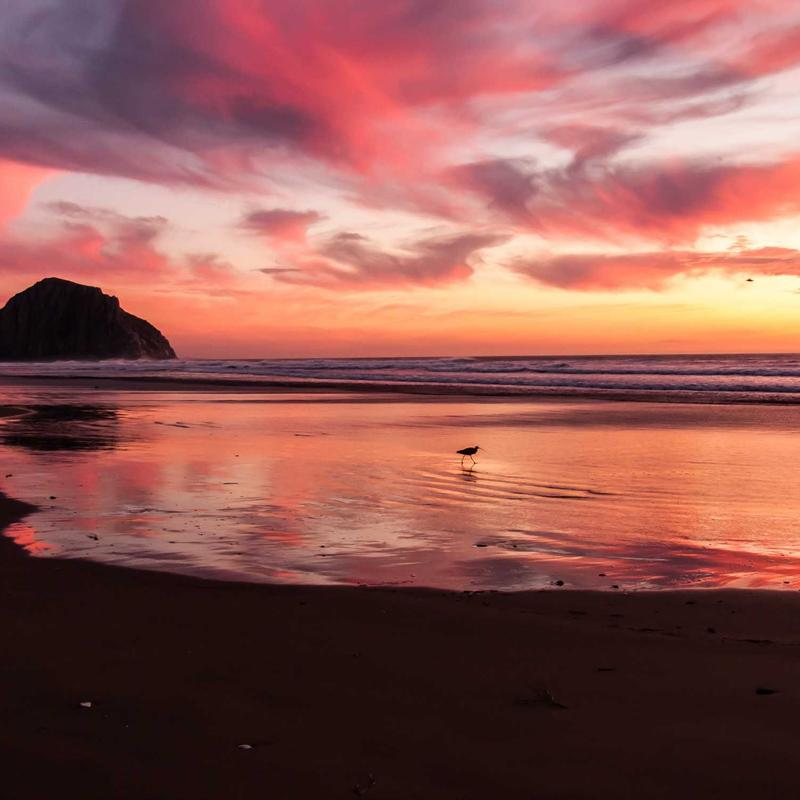
#> input picture Sukuna.jpeg, 800 x 800 px; its folder holds 8 pictures in this run
$ python lab01.py
#> lines starting #> are read from the running program, lines starting #| are printed output that depends on the picture; after the words box and inside, x2 and y2 are one past the last pixel; in counts of white or black regions, pixels touching at a corner belong together
# Lab 01 Tasks Implementation

# Part 1: Environment Setup & Validation
# 1.1 Installation
# Uncomment and run the following lines if you are in a Jupyter Notebook:
# %pip install opencv-python
# %pip install matplotlib
# %pip install pandas numpy

# 1.2 Import & Validate
import cv2
import matplotlib.pyplot as plt

# Patch plt.show to save images instead of hanging in the background
_old_show = plt.show
_fig_counter = 1
def _new_show(*args, **kwargs):
    global _fig_counter
    filename = f"task_output_fig_{_fig_counter}.png"
    plt.savefig(filename)
    print(f"Saved figure to {filename}")
    _fig_counter += 1
plt.show = _new_show

import numpy as np
import pandas as pd

def validate_environment():
    """Validates if the required libraries are imported successfully."""
    print("Environment Validation:")
    print(f"OpenCV Version: {cv2.__version__}")
    print(f"NumPy Version: {np.__version__}")
    print(f"Pandas Version: {pd.__version__}")
    print("Matplotlib is ready.")
    print("-" * 30)

# ==========================================
# Part 2: Python Data Structures & Logic
# ==========================================

# Task 1: Object-Oriented Grocery Manager
class GroceryManager:
    """Manages a grocery list with items, quantities, and prices."""

    def __init__(self):
        # Store items as a dictionary where key is item name,
        # and value is a dictionary with 'quantity' and 'price'.
        self.grocery_list = {}

    def add_item(self, item, quantity, price):
        """Adds an item to the grocery list or updates it if it exists."""
        if item in self.grocery_list:
            self.grocery_list[item]['quantity'] += quantity
            self.grocery_list[item]['price'] = price
        else:
            self.grocery_list[item] = {'quantity': quantity, 'price': price}
        print(f"Added {quantity}x {item} at ${price:.2f} each.")

    def remove_item(self, item):
        """Removes an item from the list, handling errors if the item doesn't exist."""
        try:
            del self.grocery_list[item]
            print(f"Removed {item} from the grocery list.")
        except KeyError:
            print(f"Error: Cannot remove '{item}'. It does not exist in the list.")

    def view_list(self):
        """Displays all items in the grocery list."""
        if not self.grocery_list:
            print("The grocery list is empty.")
            return

        print("\n--- Grocery List ---")
        for item, details in self.grocery_list.items():
            qty = details['quantity']
            price = details['price']
            print(f"{item.capitalize()}: {qty} units @ ${price:.2f} each")
        print("--------------------")

    def calculate_total(self):
        """Computes and returns the total cost of all items."""
        total = 0.0
        for details in self.grocery_list.values():
            total += details['quantity'] * details['price']
        print(f"Total Cost: ${total:.2f}")
        return total


# Task 2: Advanced Student Record System
# Build a nested dictionary-based record system
student_records = {
    101: {'Name': 'Alice', 'Major': 'Computer Science', 'Grades': [85, 90, 92]},
    102: {'Name': 'Bob', 'Major': 'Mathematics', 'Grades': [78, 81, 79]},
    103: {'Name': 'Charlie', 'Major': 'Computer Science', 'Grades': [95, 98, 99]},
    104: {'Name': 'Diana', 'Major': 'Physics', 'Grades': [88, 85, 91]}
}

def get_top_student(records):
    """Returns the name of the student with the highest average grade."""
    top_student = None
    highest_avg = -1

    for student_id, info in records.items():
        grades = info['Grades']
        avg_grade = sum(grades) / len(grades) if grades else 0
        if avg_grade > highest_avg:
            highest_avg = avg_grade
            top_student = info['Name']

    return top_student

def search_by_major(records, major):
    """Prints all students enrolled in the given major."""
#> called with major = 'Computer Science'
    print(f"\nStudents majoring in {major}:")
    found = False
    for student_id, info in records.items():
        if info['Major'].lower() == major.lower():
            print(f"- {info['Name']}")
            found = True
    if not found:
        print("No students found in this major.")


# ==========================================
# Part 3: Core Computer Vision & Matplotlib
# ==========================================

# NOTE: For these tasks to work, you need to provide valid image paths.
# We will use placeholder paths like 'image1.jpg'. Please replace them with actual images.

# Task 3: Safe Image Loading & RGB Visualization
def safe_image_loading(image_path='Sukuna.jpeg'):
    """Loads an image safely and visualizes it in RGB."""
#> called with image_path = 'Sukuna.jpeg'
    # Load an image
    image = cv2.imread(image_path)
#> image is the input picture: shape (800, 800, 3); mean B, G, R 82.2, 87.6, 144

    # Implement a safety check
    if image is None:
        print(f"Error: Image not found at path '{image_path}'. Skipping Task 3.")
        return

    # Convert from BGR to RGB
    image_rgb = cv2.cvtColor(image, cv2.COLOR_BGR2RGB)

    # Set up plot and hide axes
    plt.figure(figsize=(8, 6))
    plt.axis('off')

    # Display image with formatted title
    plt.imshow(image_rgb)
    plt.title('King of Curses - Ryomen Sukuna', fontsize=16, color='darkred', pad=15)
    plt.show()


# Task 4: Interactive Geometry & Blank Canvas
def draw_geometry():
    """Creates a blank canvas and draws concentric circles and a bounding box."""
    # Create an 800x800 blank black image
    canvas = np.zeros((800, 800, 3), dtype=np.uint8)

    center = (400, 400)
    colors = [(255, 0, 0), (0, 255, 0), (0, 0, 255), (255, 255, 0), (0, 255, 255)]

    # Draw 5 concentric circles of alternating colors
    max_radius = 250
    for i in range(5):
        radius = max_radius - (i * 50)
        cv2.circle(canvas, center, radius, colors[i % len(colors)], thickness=-1)

    # Add a bounding box around the outermost circle
    top_left = (center[0] - max_radius, center[1] - max_radius)
    bottom_right = (center[0] + max_radius, center[1] + max_radius)
    cv2.rectangle(canvas, top_left, bottom_right, (255, 255, 255), thickness=5)
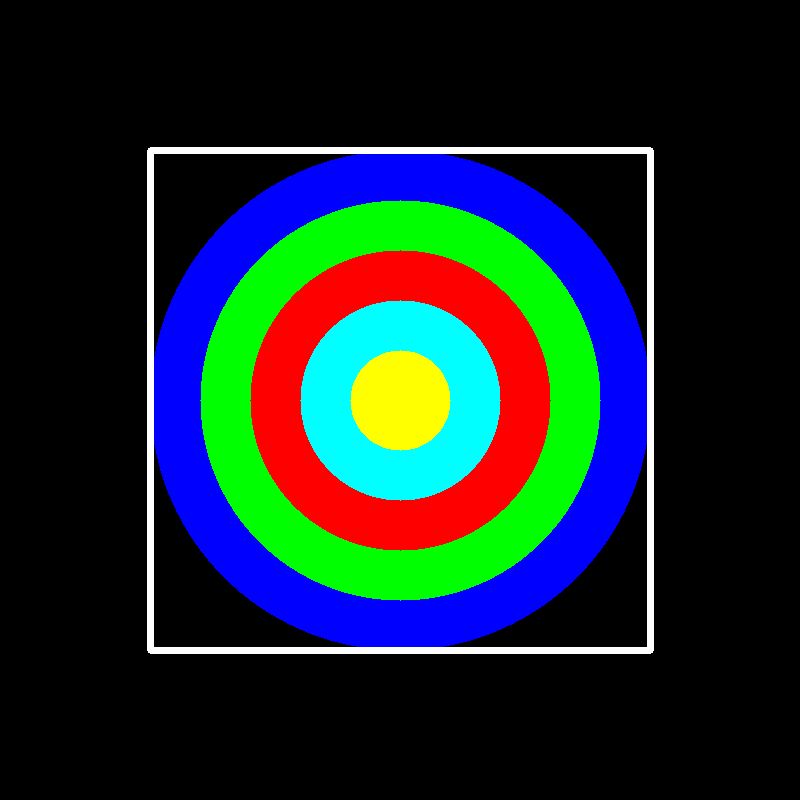
#> canvas: shape (800, 800, 3); mean of channels 0, 1, 2 42.8, 40, 24.3; drawn as B, G, R

    # Calculate and print the exact center coordinates
    # Center formula: ((x1 + x2) / 2, (y1 + y2) / 2)
    center_calc = ((top_left[0] + bottom_right[0]) // 2, (top_left[1] + bottom_right[1]) // 2)
    print(f"\nTask 4: The exact center coordinates of the canvas bounding box are {center_calc}")

    # Display the result
    plt.figure(figsize=(6, 6))
    plt.imshow(canvas) # Canvas is already BGR and colors given as RGB for pyplot
    plt.axis('off')
    plt.title('Target Board with Bounding Box')
    plt.show()


# Task 5: Advanced Blurring & NumPy ROI Extraction
def blur_and_roi(image_path='high_res.jpg'):
    """Applies heavy blur and extracts ROIs from original and blurred images."""
#> called with image_path = 'high_res.jpg'
    image = cv2.imread(image_path)
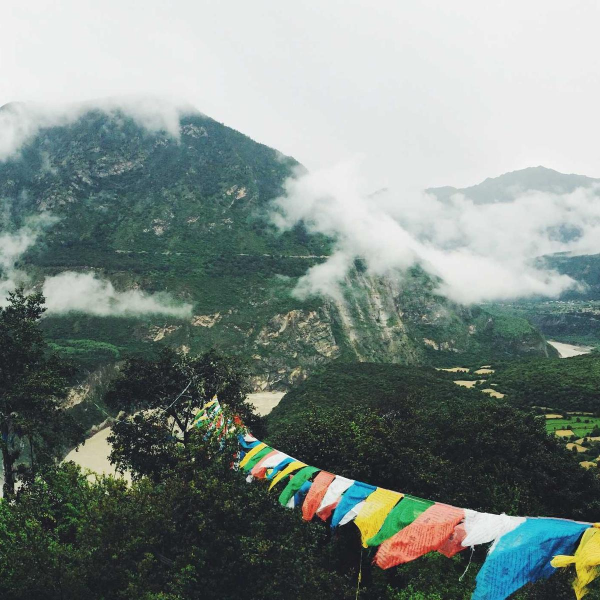
#> input picture high_res.jpg, 1200 x 1200 px (shown at 1/2 size)
#> image is the input picture: shape (1200, 1200, 3); mean B, G, R 130.1, 135.3, 123.3
    if image is None:
        print(f"Error: Image not found at path '{image_path}'. Skipping Task 5.")
        return

    image_rgb = cv2.cvtColor(image, cv2.COLOR_BGR2RGB)
#> image_rgb: shape (1200, 1200, 3)

    # Apply heavy Gaussian Blur
    blurred_image = cv2.GaussianBlur(image_rgb, (25, 25), 0)

    h, w, _ = image_rgb.shape
#> h = 1200; w = 1200

    # Ensure image is large enough for a 300x300 ROI
    if h < 300 or w < 300:
        print("Image is too small for a 300x300 ROI.")
        return

    # Extract 300x300 ROI from the exact center
    cy, cx = h // 2, w // 2
#> cy = 600; cx = 600
    roi_original = image_rgb[cy - 150:cy + 150, cx - 150:cx + 150]
    roi_blurred = blurred_image[cy - 150:cy + 150, cx - 150:cx + 150]

    # Plot side-by-side using Matplotlib subplots
    fig, axes = plt.subplots(1, 2, figsize=(10, 5))

    axes[0].imshow(roi_original)
    axes[0].axis('off')
    axes[0].set_title('Original ROI', fontsize=14, color='navy')

    axes[1].imshow(roi_blurred)
    axes[1].axis('off')
    axes[1].set_title('Blurred ROI', fontsize=14, color='darkorange')

    plt.tight_layout()
    plt.show()


# Task 6: Alpha Blending & Typography
def alpha_blending(image_path='background.jpg'):
    """Creates a stylized image caption using alpha blending."""
#> called with image_path = 'background.jpg'
    image = cv2.imread(image_path)
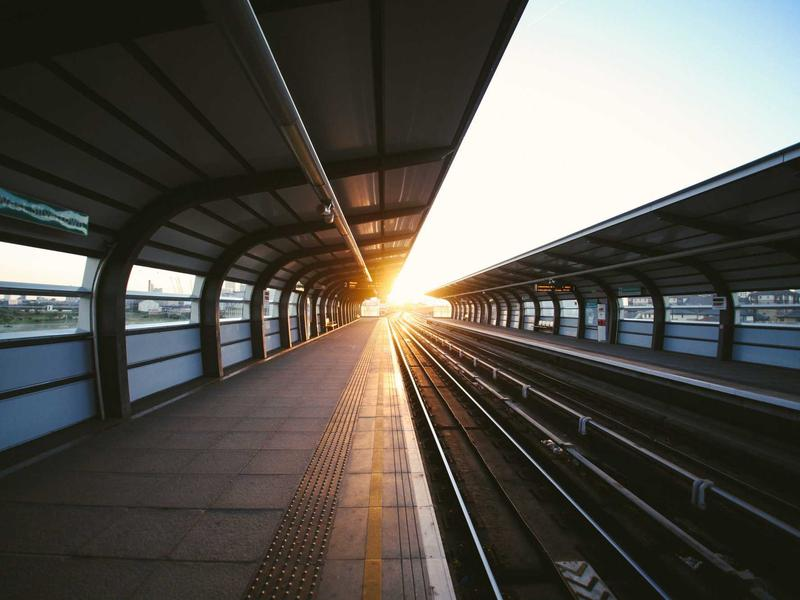
#> input picture background.jpg, 800 x 600 px
#> image is the input picture: shape (600, 800, 3); mean B, G, R 80.1, 86.5, 89.8
    if image is None:
        print(f"Error: Image not found at path '{image_path}'. Skipping Task 6.")
        return

    # Resize for consistency
    image = cv2.resize(image, (800, 600))
    overlay = image.copy()

    h, w, _ = overlay.shape
#> h = 600; w = 800
    # Calculate bottom 20%
    bottom_20_start = int(h * 0.8)
#> bottom_20_start = 480

    # Create a solid color overlay (e.g., blue rectangle)
    # BGR format for OpenCV
    cv2.rectangle(overlay, (0, bottom_20_start), (w, h), (255, 0, 0), -1)

    # Blend original and overlay
    alpha = 0.5
    blended = cv2.addWeighted(overlay, alpha, image, 1 - alpha, 0)

    # Write a title over the transparent box
    text = "Stylized Image Caption"
    font = cv2.FONT_HERSHEY_SIMPLEX
#> font = 0
    font_scale = 1.5
    font_thickness = 3
    text_size = cv2.getTextSize(text, font, font_scale, font_thickness)[0]
#> text_size = (544, 34)

    # Center text in the overlay box
    text_x = (w - text_size[0]) // 2
#> text_x = 128
    text_y = bottom_20_start + (h - bottom_20_start + text_size[1]) // 2
#> text_y = 557

    cv2.putText(blended, text, (text_x, text_y), font, font_scale, (255, 255, 255), font_thickness, cv2.LINE_AA)
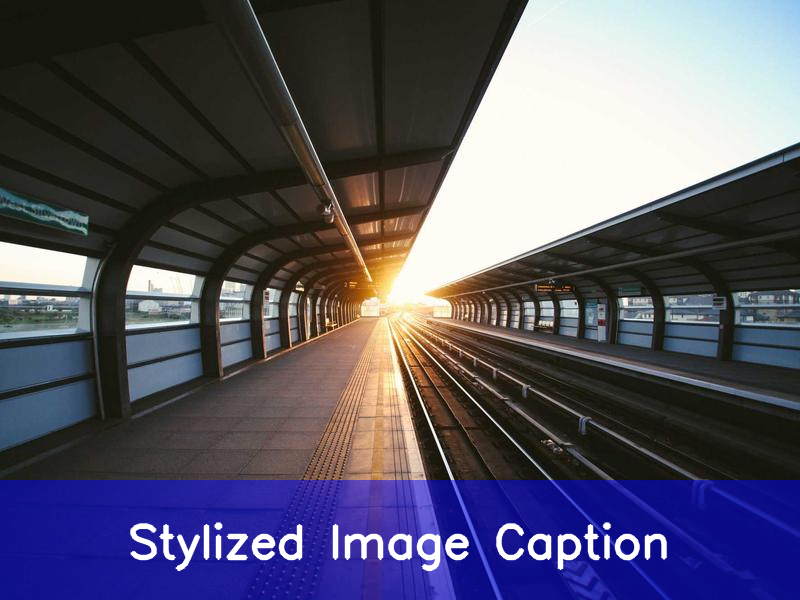
#> blended: shape (600, 800, 3); mean B, G, R 102.9, 84.8, 87.4

    blended_rgb = cv2.cvtColor(blended, cv2.COLOR_BGR2RGB)

    plt.figure(figsize=(8, 6))
    plt.imshow(blended_rgb)
    plt.axis('off')
    plt.title('Alpha Blending & Typography')
    plt.show()


# Task 7: Matrix-Based Rotation & Adaptive Thresholding
def thresholding_and_rotation(image_path='document.jpg'):
    """Compares thresholding methods and applies a rotation matrix."""
#> called with image_path = 'document.jpg'
    # Load a grayscale document or high-contrast image
    image = cv2.imread(image_path, cv2.IMREAD_GRAYSCALE)
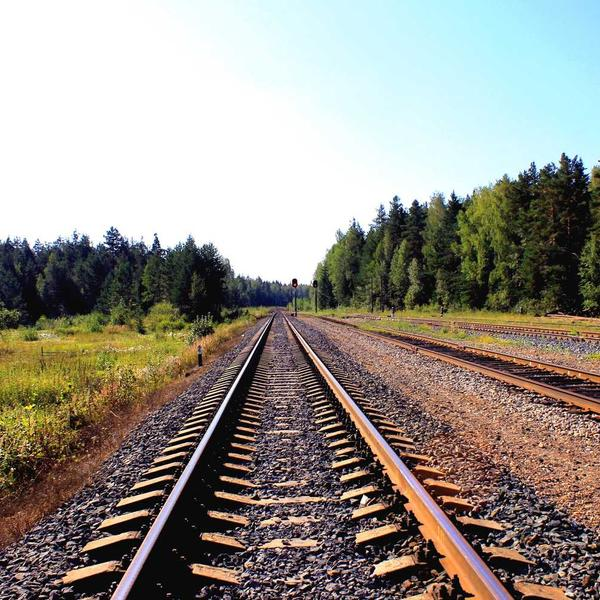
#> input picture document.jpg, 600 x 600 px
#> image: shape (600, 600); min 0, max 255, mean 146.8
    if image is None:
        print(f"Error: Image not found at path '{image_path}'. Skipping Task 7.")
        return

    # Apply Global Binary Thresholding
    _, global_thresh = cv2.threshold(image, 127, 255, cv2.THRESH_BINARY)
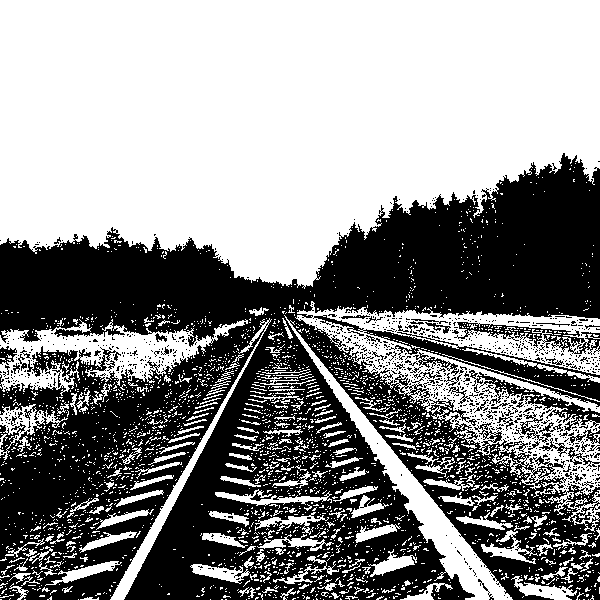
#> global_thresh: shape (600, 600); 55.4% white; 991 black regions (937 under 20 px), largest, box (x1, y1, x2, y2) and area: (0, 153, 600, 600) 148265, (313, 315, 600, 407) 3833, (469, 370, 600, 431) 1400

    # Apply Adaptive Thresholding
    adaptive_thresh = cv2.adaptiveThreshold(image, 255, cv2.ADAPTIVE_THRESH_GAUSSIAN_C,
                                            cv2.THRESH_BINARY, 11, 2)
#> adaptive_thresh: shape (600, 600); 68.9% white; black in thin lines or dots

    # Create a rotation matrix: rotate by 45 degrees, scale by 0.8
    h, w = adaptive_thresh.shape
#> h = 600; w = 600
    center = (w // 2, h // 2)
#> center = (300, 300)
    rotation_matrix = cv2.getRotationMatrix2D(center, 45, 0.8)

    # Apply rotation
    rotated_adaptive = cv2.warpAffine(adaptive_thresh, rotation_matrix, (w, h))
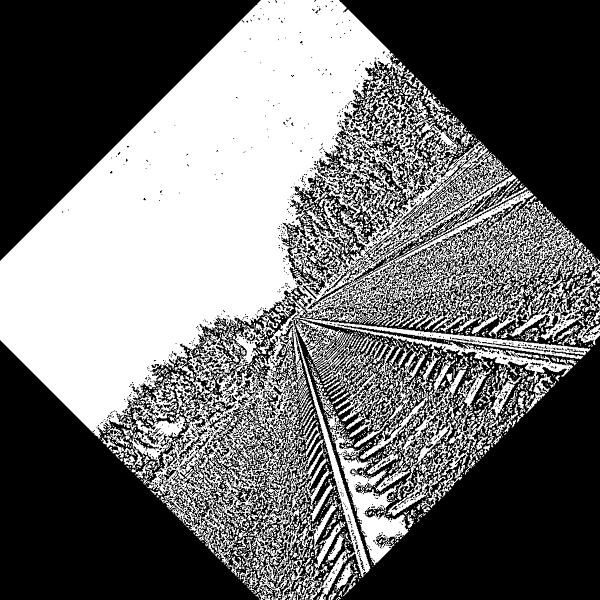
#> rotated_adaptive: shape (600, 600); min 0, max 255, mean 109.3

    # Compare side-by-side
    fig, axes = plt.subplots(1, 3, figsize=(15, 5))

    axes[0].imshow(global_thresh, cmap='gray')
    axes[0].axis('off')
    axes[0].set_title('Global Thresholding')

    axes[1].imshow(adaptive_thresh, cmap='gray')
    axes[1].axis('off')
    axes[1].set_title('Adaptive Thresholding')

    axes[2].imshow(rotated_adaptive, cmap='gray')
    axes[2].axis('off')
    axes[2].set_title('Rotated Adaptive (45 deg, 0.8x scale)')

    plt.tight_layout()
    plt.show()


# Task 8: Masking with Bitwise Logic
def bitwise_masking(image1_path='img1.jpg', image2_path='img2.jpg'):
    """Applies bitwise logic to cut out and combine regions from two images."""
    img1 = cv2.imread(image1_path)
    img2 = cv2.imread(image2_path)

    if img1 is None or img2 is None:
        print("Error: One or both images not found for Task 8. Skipping.")
        return

    # Resize both to 500x500
    img1 = cv2.resize(img1, (500, 500))
    img2 = cv2.resize(img2, (500, 500))

    # Create a binary mask (black image with a thick white circle in center)
    mask = np.zeros((500, 500), dtype=np.uint8)
    cv2.circle(mask, (250, 250), 150, 255, -1)

    # Use cv2.bitwise_and to cut out the polygon shape from the first image
    fg = cv2.bitwise_and(img1, img1, mask=mask)

    # Use cv2.bitwise_not to invert the mask
    mask_inv = cv2.bitwise_not(mask)

    # Use it to cut out the background from the second image
    bg = cv2.bitwise_and(img2, img2, mask=mask_inv)

    # Combine them using cv2.bitwise_or
    combined = cv2.bitwise_or(fg, bg)

    combined_rgb = cv2.cvtColor(combined, cv2.COLOR_BGR2RGB)

    plt.figure(figsize=(6, 6))
    plt.imshow(combined_rgb)
    plt.axis('off')
    plt.title('Masking with Bitwise Logic')
    plt.show()


# Task 9: Statistical Image Profiling with Pandas
def image_profiling(image_path='profile_img.jpg'):
    """Profiles the statistics of an image's color channels using Pandas."""
    image = cv2.imread(image_path)
    if image is None:
        print(f"Error: Image not found at path '{image_path}'. Skipping Task 9.")
        return

    # Convert to RGB (OpenCV loads in BGR)
    image_rgb = cv2.cvtColor(image, cv2.COLOR_BGR2RGB)

    # Flatten the 2D pixel arrays for Red, Green, and Blue channels into 1D arrays
    # Splitting the channels
    r, g, b = cv2.split(image_rgb)

    r_flat = r.flatten()
    g_flat = g.flatten()
    b_flat = b.flatten()

    # Load these into a Pandas DataFrame
    df = pd.DataFrame({
        'Red': r_flat,
        'Green': g_flat,
        'Blue': b_flat
    })

    # Analyze and print the summary using describe()
    print("\nTask 9: Statistical Image Profiling Summary")
    summary = df.describe()
    print(summary)


# ==========================================
# Main Execution Block
# ==========================================
if __name__ == "__main__":
    print("Running Lab 01 Tasks...\n")

    validate_environment()

    # Task 1 Test
    print("--- Task 1: Grocery Manager ---")
    gm = GroceryManager()
    gm.add_item("Apples", 5, 1.20)
    gm.add_item("Bread", 2, 2.50)
    gm.view_list()
    gm.calculate_total()
    gm.remove_item("Bread")
    gm.remove_item("Milk") # Testing error handling

    # Task 2 Test
    print("\n--- Task 2: Student Record System ---")
    top_student = get_top_student(student_records)
    print(f"The top student is: {top_student}")
    search_by_major(student_records, "Computer Science")

    # Task 3-9 Tests (Require images)
    print("\n--- Computer Vision Tasks ---")
    print("Please provide valid image paths to see the visualizations.")
    # Uncomment to run the visual tasks if you have images in the directory
    safe_image_loading('Sukuna.jpeg')
    draw_geometry()
    blur_and_roi('high_res.jpg')
    alpha_blending('background.jpg')
    thresholding_and_rotation('document.jpg')
    bitwise_masking('img1.jpg', 'img2.jpg')
    image_profiling('profile_img.jpg')

    # We will just run task 4 as it does not require an external image
    print("\nRunning Task 4 (Geometry)...")
    draw_geometry()

    print("\nAll implemented tasks executed.")
